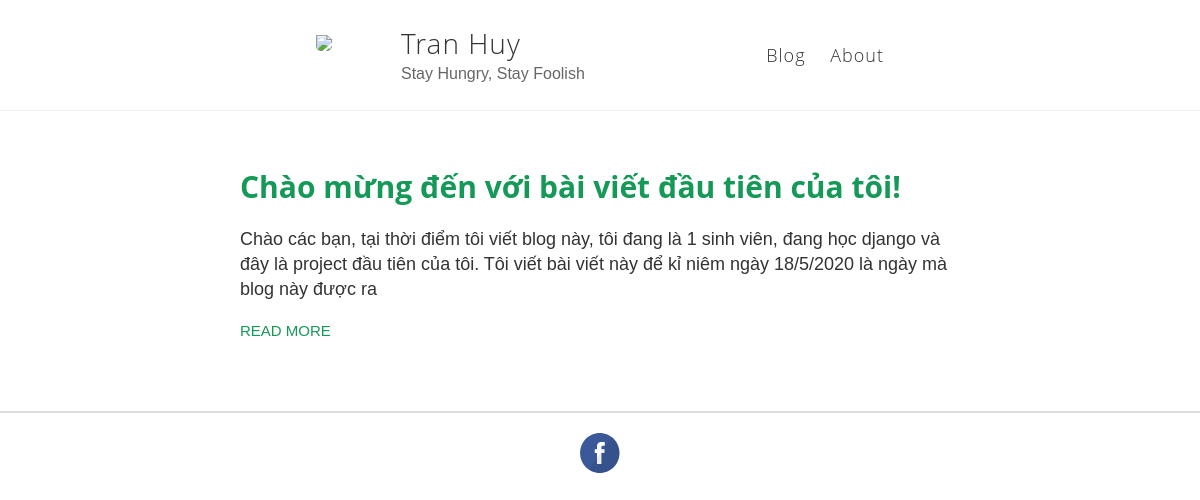
The page / on the database its author committed.
### Home/models.py (models this page shows, shortened)
class Post(models.Model):
    title = models.CharField(default = '', max_length=255)
    slug = models.SlugField(default = '', max_length=255)
    author = models.ForeignKey(User, on_delete=models.CASCADE, related_name='blog_posts')
    updated_on = models.DateTimeField(auto_now=True)
    content = models.TextField()
    created_on = models.DateTimeField(auto_now_add=True)
    status = models.IntegerField(choices=STATUS, default=0)
    class Meta:
        ordering = ['-created_on']

### Home/views.py (the view)
# urls.py: path('', PostList.as_view(), name='index'),
class PostList(generic.ListView):
    queryset = Post.objects.filter(status=1).order_by('-created_on')
    template_name = 'homepage/index.html'

### templates/homepage/index.html (shortened to what this page needs)
{% extends 'homepage/base.html' %}
{% load static %}
{% block cssblock %}
<link rel="stylesheet" type="text/css" href="{% static 'homepage/styles/style.css' %}">
{% endblock %}
{% block content %}
{% for post in post_list %}
<div id="main" role="main" class="container">
  <div class="posts">
<article class="post">
  <h1><a href="{% url 'Home:detail' post.slug %}">{{ post.title }}</a></h1>
  <div class="entry">
    <p>{{post.content|slice:":200" }}</p>
  </div>
  <a href="{% url 'Home:detail' post.slug %}" class="read-more">Read More</a>
</article>
{% endfor %}
</div>
  </div>
  <div class="wrapper-footer">
  </div>
{% endblock %}

### templates/homepage/base.html (shortened to what this page needs)
<!DOCTYPE html>
<html>
<head>
{% block cssblock %}
{% endblock %}
</head>
<body>
{% include 'homepage/navbar.html' %}
{% block content %}
{% endblock %}
{% include 'homepage/footer.html' %}
</body>
</html>

### templates/homepage/navbar.html
<header class="masthead clearfix">
    <a href="/" class="site-avatar"><img src="https://user-images.githubusercontent.com/58626944/81643935-e8aa7080-9450-11ea-8f19-7bbe177ff474.png" /></a>
    <div class="site-info">
    <h1 class="site-name"><a href="/">Tran Huy</a></h1>
    <p class="site-description">Stay Hungry, Stay Foolish</p>
    </div>
    <nav>
    <a href="{% url 'Home:index' %}">Blog</a>
    <a href="{% url 'Home:about' %}">About</a>
    </nav>
</header>

### templates/homepage/footer.html
<footer class="footer">
    <a href="https://www.facebook.com/tran.huy.27/"><i class="svg-icon facebook"></i></a>
</footer>

### static/homepage/styles/style.css (style rules this page uses)
html,body,div,span,applet,object,iframe,h1,h2,h3,h4,h5,h6,p,blockquote,pre,a,abbr,acronym,address,big,cite,code,del,dfn,em,img,ins,kbd,q,s,samp,small,strike,strong,sub,sup,tt,var,b,u,i,center,dl,dt,dd,ol,ul,li,fieldset,form,label,legend,table,caption,tbody,tfoot,thead,tr,th,td,article,aside,canvas,details,embed,figure,figcaption,footer,header,hgroup,menu,nav,output,ruby,section,summary,time,mark,audio,video { margin: 0; padding: 0; border: 0; font-size: 100%; font: inherit; vertical-align: baseline }
article,aside,details,figcaption,figure,footer,header,hgroup,menu,nav,section { display: block; }
body { line-height: 1 }
*,*:before,*:after { -moz-box-sizing: border-box; -webkit-box-sizing: border-box; box-sizing: border-box; }
html { font-size: 100% }
body { background: #fff; font: 18px/1.4 Helvetica,Arial,sans-serif; color: #333; }
.container { margin: 0 auto; max-width: 740px; padding: 0 10px; width: 100% }
h1,h2,h3,h4,h5,h6 { font-family: "Open Sans","Helvetica Neue",Helvetica,Arial,sans-serif; color: #159957; font-weight: bold; line-height: 1.7; margin: 1em 0 15px; padding: 0 }
h1 { font-size: 30px }
h1 a { color: inherit }
p { margin: 15px 0 }
a { color: #159957; text-decoration: none; cursor: pointer }
em,i { font-style: italic }
img { max-width: 100%; padding-top: 15px; }
.clearfix:before,.clearfix:after { content: " "; display: table; }
.clearfix:after { clear: both }
.masthead { padding: 20px 0; border-bottom: 1px solid #eee; padding-left: 316px; padding-right: 316px; }
.site-avatar { float: left; width: 70px; height: 70px; margin-right: 15px }
.site-avatar img { border-radius: 5px }
.site-info { float: left }
.site-name { margin: 0; color: #333; cursor: pointer; font-family: "Open Sans","Helvetica Neue",Helvetica,Arial,sans-serif; font-weight: 300; font-size: 28px; letter-spacing: 1px }
.site-description { margin: -5px 0 0 0; color: #666; font-size: 16px }
nav { float: right; margin-top: 23px; font-family: "Open Sans","Helvetica Neue",Helvetica,Arial,sans-serif; font-size: 18px }
nav a { margin-left: 20px; color: #333; text-align: right; font-weight: 300; letter-spacing: 1px }
.posts>.post { padding-bottom: 2em; border-bottom: 1px solid #eee }
.posts>.post:last-child { padding-bottom: 1em; border-bottom: none }
.post .read-more { text-transform: uppercase; font-size: 15px }
.wrapper-footer { margin-top: 50px; border-top: 1px solid #ddd; border-bottom: 1px solid #ddd; background-color: #eee }
footer { padding: 20px 0; text-align: center }
.svg-icon { width: 40px; height: 40px; display: inline-block }

### rows shown on the page
Post: title "Chào mừng đến với bài viết đầu tiên của tôi!", content "Chào các bạn, tại thời điểm tôi viết blog này, tôi đang là 1 sinh viên, đang học django và đây là project đầu tiên của tôi. Tôi viết bài viết này để kỉ niêm ngày 18/5/2020 là ngày mà blog này được ra"
